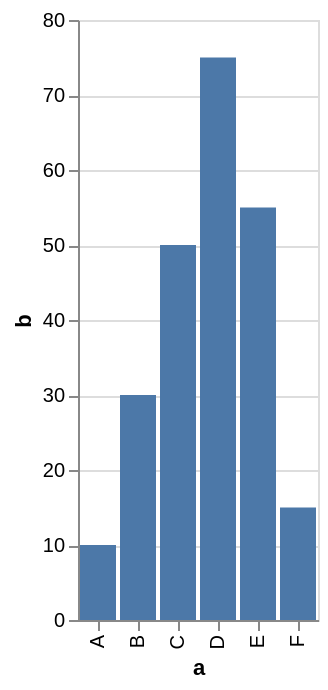

Describe this chart as a Vega-Lite specification.
### Vega-Lite specification from a JSON file in a GitHub repository (floating-point values rounded to 4 significant figures)
{"$schema": "https://vega.github.io/schema/vega-lite/v2.json", "description": "A simple bar chart with embedded data.", "data": {"values": [{"a": "A", "b": 10}, {"a": "B", "b": 30}, {"a": "C", "b": 50}, {"a": "D", "b": 75}, {"a": "E", "b": 55}, {"a": "F", "b": 15}]}, "mark": "bar", "encoding": {"x": {"field": "a", "type": "ordinal"}, "y": {"field": "b", "type": "quantitative"}}}
